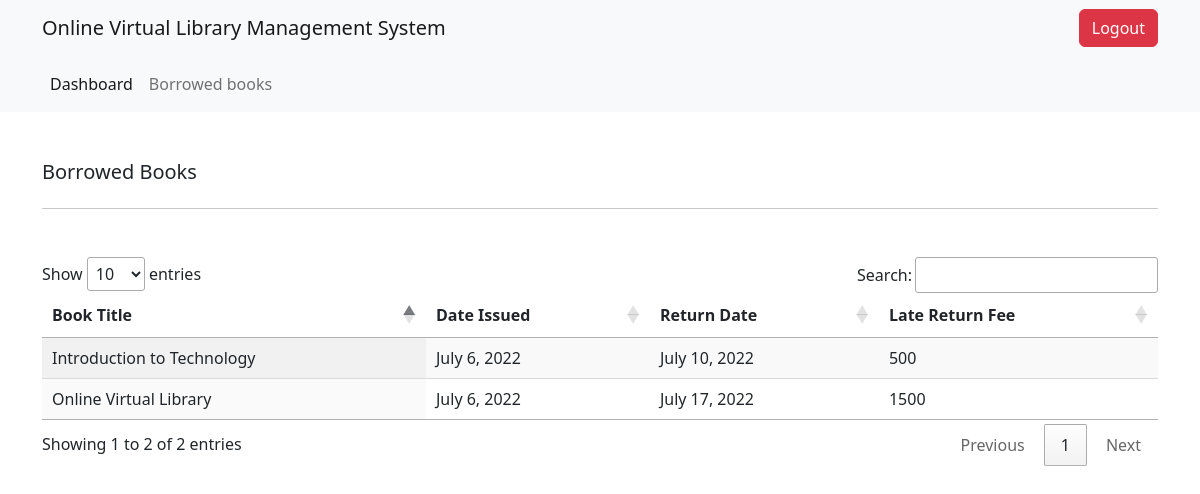
Page /borrowed_books/ (signed in) on the committed database.
### v_library/models.py (models this page shows, shortened)
class BorrowedBook(models.Model):
    STATUS = (
        ("Issued", "Issued"),
        ('Returned', "Returned"),
    )
    user = models.ForeignKey(User, on_delete=models.SET_NULL, null=True)
    book = models.ForeignKey(Book, on_delete=models.SET_NULL, null=True)
    date_issued = models.DateField()
    return_date = models.DateField()
    status = models.CharField(max_length=300, choices=STATUS, default="Issued")
    late_return_fee = models.IntegerField()

class Book(models.Model):
    STATUS = (
        ("Active", "Active"),
        ('InActive', "InActive")
    )
    title = models.CharField(max_length=200)
    pages = models.IntegerField()
    date_of_publication = models.DateField()
    description = models.CharField(max_length=200)
    status = models.CharField(max_length=300, choices=STATUS, default="Active")
    category = models.ForeignKey(Category, on_delete=models.SET_NULL, null=True)
    language = models.ForeignKey(Language, on_delete=models.SET_NULL, null=True)
    doc_type = models.ForeignKey(BookDocumentType, on_delete=models.SET_NULL, null=True)
    authors = models.ManyToManyField(Author)

### v_library/decorators.py (the view)
        def wrapper_func(request, *args, **kwargs):
            user = None
            if request.user.is_staff:
                user = 'staff'
            else :
                user = 'student'
            print(user)
            if user in allowed_roles:
                return view_func(request,*args, **kwargs)
            else:
                return HttpResponse('Access restricted')

### v_library/views.py (called while the page is built)
@login_required
@allowed_users(allowed_roles = ['student'])
def borrowed_books(request):
    borrowed_books = BorrowedBook.objects.filter(user = request.user)
    context = {
        'borrowed_books': borrowed_books,
    }
    return render(request, 'v_library/student_issued_books.html', context)

### v_library/templates/v_library/student_issued_books.html
{% extends 'v_library/root.html' %}
{% block content %}
<div class="container">
    <div class="d-flex justify-content-between mt-5">
        <h5 class="">Borrowed Books</h5>
    </div>
    <hr>
</div>
<div class="container mt-5">
    <table class="table_id display" >
        <thead>
            <tr>
                <th>Book Title</th>
                <th>Date Issued</th>
                <th>Return Date</th>
                <th>Late Return Fee</th>
            </tr>
        </thead>
        <tbody>
            {% for borrowed_book in borrowed_books %}
            <tr>
                <td>{{borrowed_book.book.title}}</td>
                <td>{{borrowed_book.date_issued}}</td>
                <td>{{borrowed_book.return_date}}</td>
                <td>{{borrowed_book.late_return_fee}}</td>
            </tr>
            {% endfor %}
        </tbody>
    </table>
</div>
{% endblock %}

### rows in the picture
BorrowedBook: book "Introduction to Technology", date_issued "July 6, 2022", return_date "July 10, 2022", late_return_fee "500"
BorrowedBook: book "Online Virtual Library", date_issued "July 6, 2022", return_date "July 17, 2022", late_return_fee "1500"
